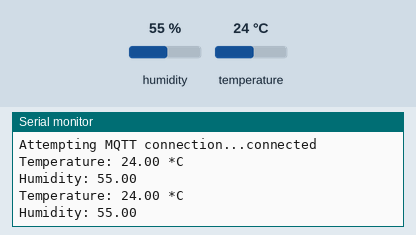
Simulated run of this sketch. Board: ESP32. Shown: the last lines printed to the serial monitor. The inputs (shaded band) are chosen by the test bench; at power-on: humidity 55 %, temperature 24 °C. WiFi joins after 1.5 s; servers stay silent unless stated; no MQTT or app messages arrive unless stated.

Above: at 2.7 s.
2.8 s: humidity set to 22 %
At 5.1 s:
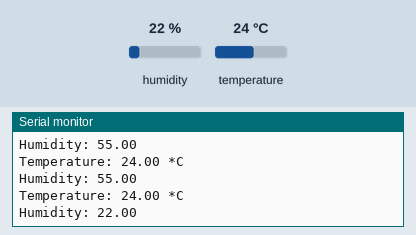
6.6 s: temperature set to 12 °C
At 7.4 s:
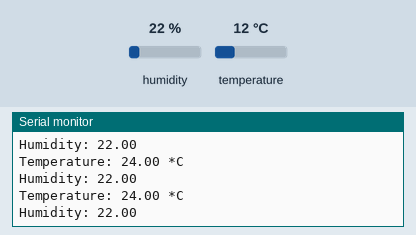
10.4 s: humidity set to 40 %
At 11.0 s:
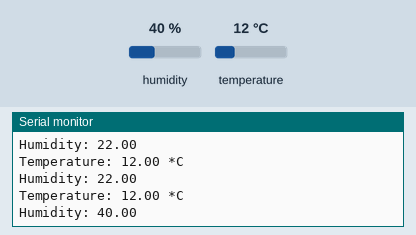
Timing chart, 0 to 13.4 s (numbered marks = the images above; inputs shaded):
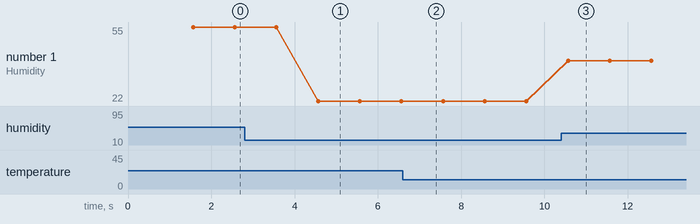

The sketch:

ESP32_MQTTDASHBOARD.ino
```cpp
/*
 * ESP32 + MQTT + DHT for IoT
 * V 1.1 - Ricardo Merces (Modified for ESP32)
 */

// Depends on the following Arduino libraries:
// - DHT Sensor Library: https://github.com/adafruit/DHT-sensor-library
// - MQTT Client Library: https://github.com/knolleary/pubsubclient

// --- WiFi ---
#include <WiFi.h>  // For ESP32, use WiFi.h
const char* wifiSSID = "OnlineTPS";                  // Your SSID
const char* wifiPassword = "TPS@12345";              // Your Password
WiFiClient espClient;

// --- MQTT ---
#include <PubSubClient.h>
const char* mqttServer = "broker.mqttdashboard.com";  // MQTT Broker (you can change it)
const char* mqttUsername = "swapnil";                 // MQTT Username
const char* mqttPassword = "";              // MQTT Password
const char* mqttClientId = "clientId-J6zsTinydq";     // MQTT Client ID (should be unique)
PubSubClient client(espClient);

// --- MQTT Topics ---
const char* temperatureTopic = "MQTT_TOPIC_TEMP";     // Topic for Temperature
const char* humidityTopic = "MQTT_TOPIC_HUMID";       // Topic for Humidity

// --- DHT ---
#include <DHT.h>
#define DHTTYPE DHT22                                // Update this to match your DHT type
const int dhtPin = 15;                               // ESP32 GPIO pin connected to the DHT sensor (use GPIO15 here)
const long sampleDelay = 1000;                       // Sampling delay in milliseconds
DHT dht(dhtPin, DHTTYPE);
unsigned long lastSampleTime = 0;

// --- SETUP ---
void setup() {
  Serial.begin(115200);  // Start serial communication
  setupWifi();
  client.setServer(mqttServer, 1883);  // Set MQTT broker
  dht.begin();  // Initialize DHT sensor
}

// --- LOOP ---
void loop() {
  if (!client.connected()) {
    reconnect();
  }
  client.loop();  // Keep the MQTT client connected
  measurementTempHumid();  // Measure temperature and humidity
}

// --- AUXILIARY FUNCTIONS ---

// --- SETUP WiFi ---
void setupWifi() {
  delay(10);
  Serial.println();
  Serial.print("Connecting to ");
  Serial.println(wifiSSID);

  WiFi.mode(WIFI_STA);  // Set WiFi mode to Station (client)
  WiFi.begin(wifiSSID, wifiPassword);  // Start WiFi connection

  while (WiFi.status() != WL_CONNECTED) {
    delay(500);
    Serial.print(".");
  }

  Serial.println("");
  Serial.println("WiFi connected");
  Serial.println("IP address: ");
  Serial.println(WiFi.localIP());  // Print the device's IP address
}

// --- MQTT-RECONNECT CLIENT ---
void reconnect() {
  while (!client.connected()) {
    Serial.print("Attempting MQTT connection...");
    if (client.connect(mqttClientId, mqttUsername, mqttPassword)) {
      Serial.println("connected");
    } else {
      Serial.print("failed, rc=");
      Serial.print(client.state());
      Serial.println(" try again in 5 seconds");
      delay(5000);  // Wait 5 seconds before retrying
    }
  }
}

// --- MEASUREMENT TEMPERATURE & HUMIDITY ---
void measurementTempHumid() {
  unsigned long currentMillis = millis();
  if (currentMillis - lastSampleTime >= sampleDelay) {
    lastSampleTime = currentMillis;
    float humidity = dht.readHumidity();
    float celsius = dht.readTemperature(false);

    // Check if any reads failed and exit early
    if (isnan(humidity) || isnan(celsius)) {
      Serial.println("Failed to read from DHT sensor!");
      return;
    }

    client.publish(temperatureTopic, String(celsius).c_str(), true);   // Publish temperature to the MQTT topic
    Serial.print("Temperature: ");
    Serial.print(celsius);
    Serial.println(" *C");

    client.publish(humidityTopic, String(humidity).c_str(), true);     // Publish humidity to the MQTT topic
    Serial.print("Humidity: ");
    Serial.println(humidity);
  }
}
```

Measured:
- after the input at 2.8 s, the serial monitor: prints a new line after 1.8 s (image 1)
- after the input at 10.4 s, the serial monitor: prints a new line after 0.17 s (image 3)
- plotted number 1: 55 → 22 after the input at 2.8 s, 22 → 40 after the input at 10.4 s
